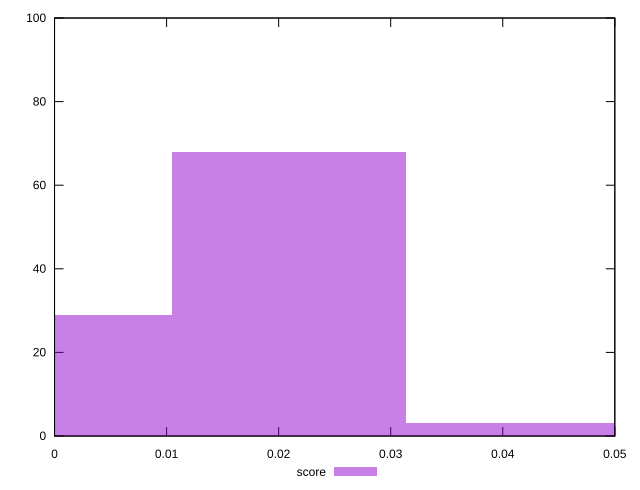

gnuplot code for this plot:
reset

$score <<EOF
0 29
0.020928441614044346 68
0.04185688322808869 3
EOF

set key outside below
set boxwidth 0.020928441614044346
set xrange [0:0.05]
set yrange [0:100]
set trange [0:100]
set style fill transparent solid 0.5 noborder
set terminal svg size 640, 490 enhanced background rgb 'white'
set output "report_00015_2021-02-09T16-11-33.973Z/largest-contentful-paint/samples/pages+cached+noadtech/score/histogram.svg"

plot $score title "score" with boxes

reset
